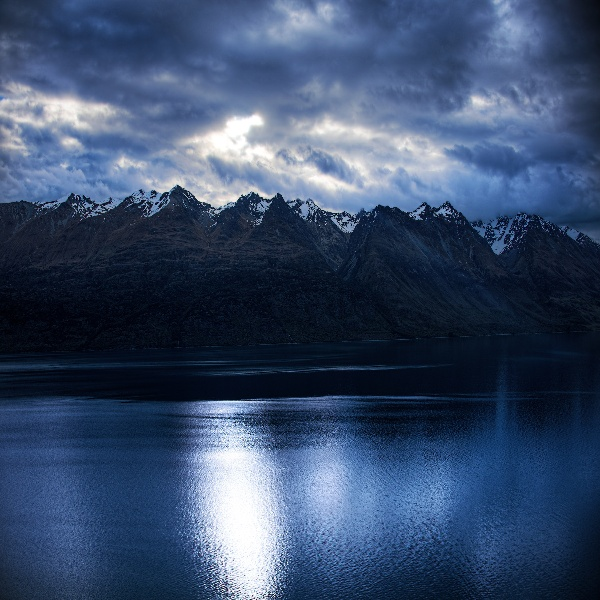
#> input picture histogram/testimage.jpg, 600 x 600 px
$ python simple_thresholding.py --image ../histogram/testimage.jpg
#> lines starting #> are read from the running program, lines starting #| are printed output that depends on the picture; after the words box and inside, x2 and y2 are one past the last pixel; in counts of white or black regions, pixels touching at a corner belong together
import argparse
import cv2
import numpy as np

ap = argparse.ArgumentParser()
ap.add_argument("-i", "--image", required=True, help="Path to image")
args = vars(ap.parse_args())
print(args)

image = cv2.imread(args['image'])
#> image is the input picture: shape (600, 600, 3); mean B, G, R 106.6, 76.1, 57.2
image = cv2.cvtColor(image, cv2.COLOR_BGR2GRAY)
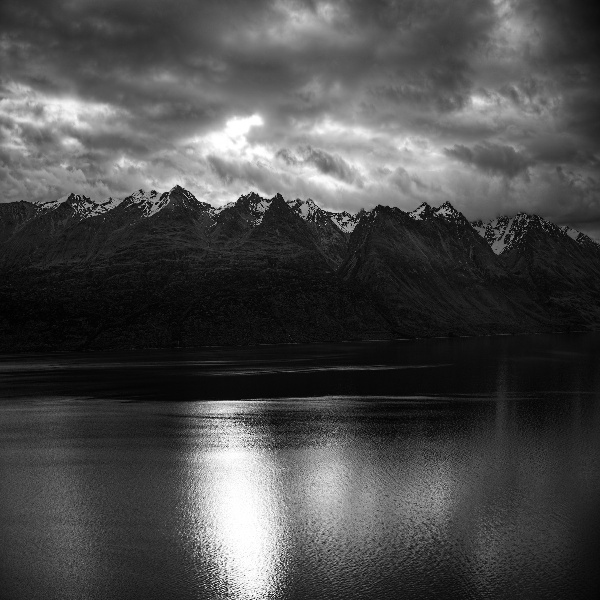
#> image: shape (600, 600); min 1, max 255, mean 73.9
image = cv2.GaussianBlur(image, (5, 5), 0)
cv2.imshow("Image", image)

(T, thresed_image) = cv2.threshold(image, 155, 255, cv2.THRESH_BINARY)
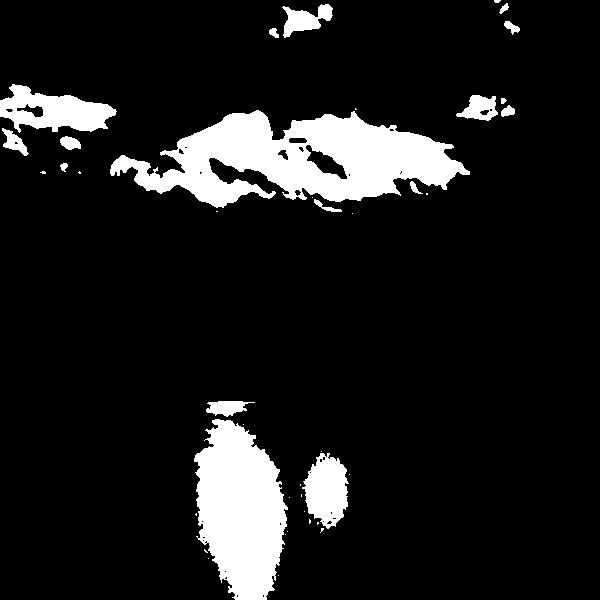
#> thresed_image: shape (600, 600); 10.9% white; 41 white regions (24 under 20 px), largest, box (x1, y1, x2, y2) and area: (110, 110, 470, 208) 18576, (194, 419, 288, 600) 11950, (0, 84, 117, 133) 3250
(T, inveresed_thresed_image) = cv2.threshold(
    image, 155, 255, cv2.THRESH_BINARY_INV)

cv2.imshow("Threased Image", thresed_image)
cv2.imshow("Inveresed Threased Image", inveresed_thresed_image)

cv2.imshow("Coins", cv2.bitwise_or(image, image, mask=inveresed_thresed_image))
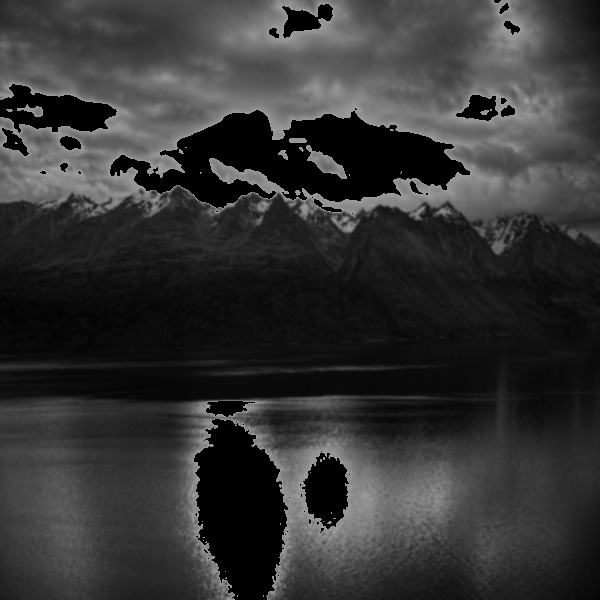
#> window 'Coins': shape (600, 600); min 0, max 155, mean 52.4


cv2.waitKey(0)
